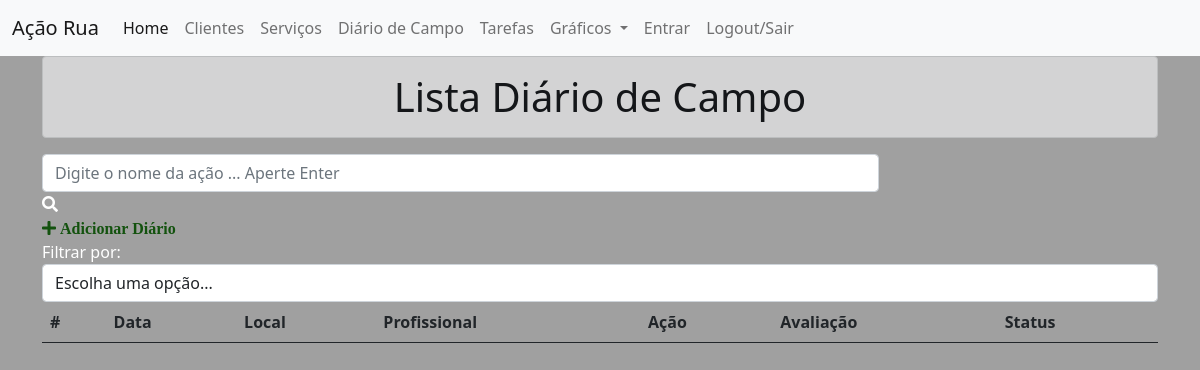
Before: /listadiario/ with the older database file.
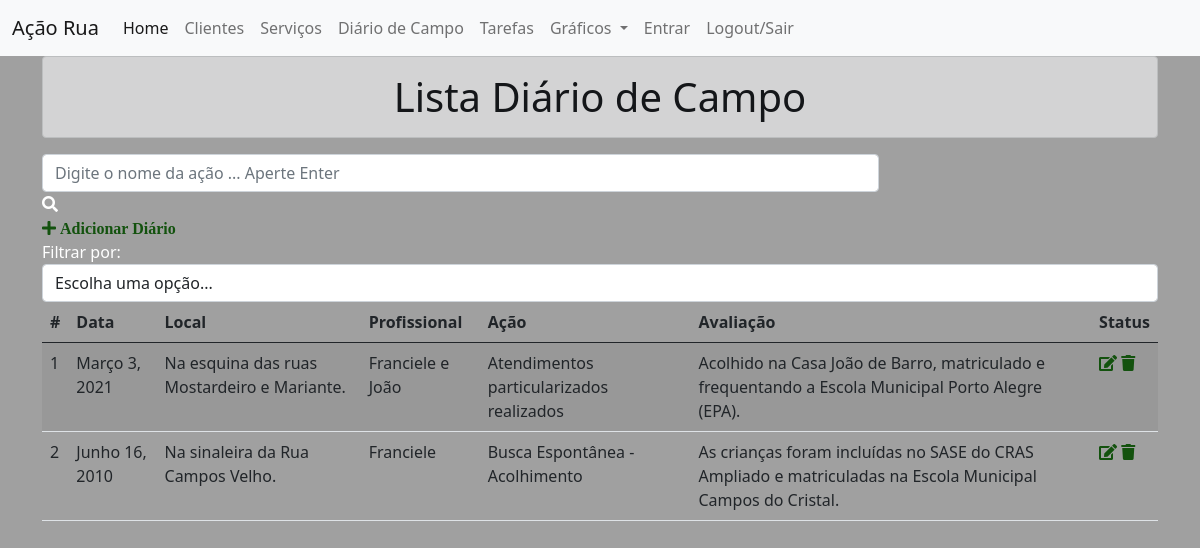
After: the same page with the newer database file.
### diario/models.py (models this page shows, shortened)
class Diario(models.Model):
    data = models.DateField()
    hora = models.TimeField()
    local = models.CharField(max_length=200)
    profissional = models.CharField(max_length=50)
    acao = models.CharField(max_length=300)
    sujeitos = models.CharField(max_length=350)
    avaliacao = models.CharField(max_length=400)

### diario/views.py (the view)
# urls.py: path('listadiario/', ListaView.as_view(), name='listadiario'),
class ListaView(ListView):
    models = Diario
    template_name = 'listadiario.html'
    paginate_by = 5
    ordering = 'id'
    queryset = Diario.objects.all().order_by()
    context_object_name = 'diario'
    def get_queryset(self):
        query = self.request.GET.get('q')
        if query:
            return Diario.objects.filter(
                Q(profissional__icontains=query) |
                Q(acao__icontains=query)
            )
        else:
            return Diario.objects.all()

### diario/templates/listadiario.html (shortened to what this page needs)
{% extends 'base.html' %}
{% block content %}
<div class="container">
<h1 class="text-center alert alert-dark">Lista Diário de Campo</h1>
<div class="col-9 search-div">
    <form method="GET" id="search-form">
        <input class="form-control" type="text" id="search" name="q" placeholder="Digite o nome da ação ... Aperte Enter" value="{{ request.GET.q }}">
        <i class="fas fa-search"></i>
    </form>
</div>
<a id="add-link" href="/addd">
    <div class="col-2 add-div">
        <i class="fas fa-plus"> Adicionar Diário</i>
    </div>
</a>
<div class="col-12 filter-div">
    <span>Filtrar por:</span>
    <select name="filter" id="filter" class="form-control">
        <option value="">Escolha uma opção...</option>
    </select>
</div>
<table class="table table-striped">
    <thead>
    <tr>
        <th scope="col">#</th>
        <th scope="col">Data</th>
        <th scope="col">Local</th>
        <th scope="col">Profissional</th>
        <th scope="col">Ação</th>
        <th scope="col">Avaliação</th>
        <th scope="col">Status</th>
    </tr>
    </thead>
    <tbody>
    {% for diario in diario %}
    <tr>
        <td>{{ diario.id }}</td>
        <td>{{ diario.data }}</td>
        <td>{{ diario.local }}</td>
        <td>{{ diario.profissional }}</td>
        <td>{{ diario.acao }}</td>
        <td>{{ diario.avaliacao }}</td>
        <td>
            <a href="{% url 'upd_diario' diario.pk %}"><span><i class="fas fa-edit"></i></span></a>
            <a href="{% url 'del_diario' diario.pk %}"><span><i class="fas fa-trash"></i></span></a>
        </td>
    </tr>
    {% endfor %}
    </tbody>
</table>
</div>
{% endblock content %}

Changed rows visible on the page:
added Diario: id "1", data "Março 3, 2021", local "Na esquina das ruas Mostardeiro e Mariante.", profissional "Franciele e João", acao "Atendimentos particularizados realizados", avaliacao "Acolhido na Casa João de Barro, matriculado e frequentando a Escola Municipal Porto Alegre (EPA)."
added Diario: id "2", data "Junho 16, 2010", local "Na sinaleira da Rua Campos Velho.", profissional "Franciele", acao "Busca Espontânea - Acolhimento", avaliacao "As crianças foram incluídas no SASE do CRAS Ampliado e matriculadas na Escola Municipal Campos do Cristal."
